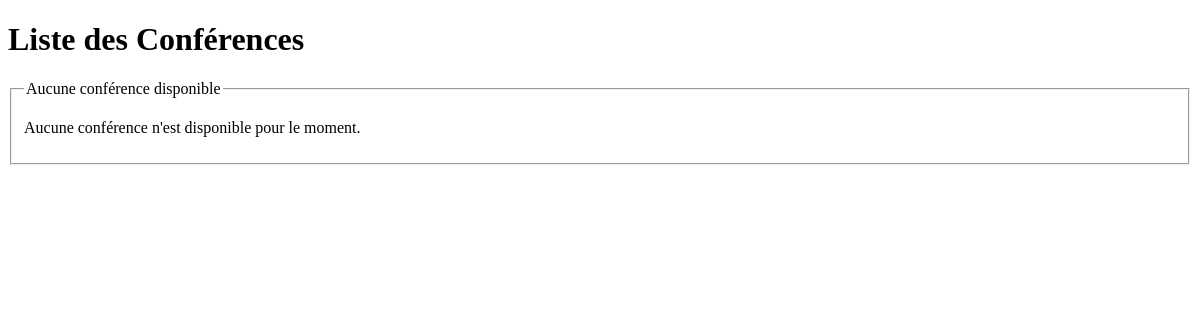
Before: /conference/list/ with the older database file.
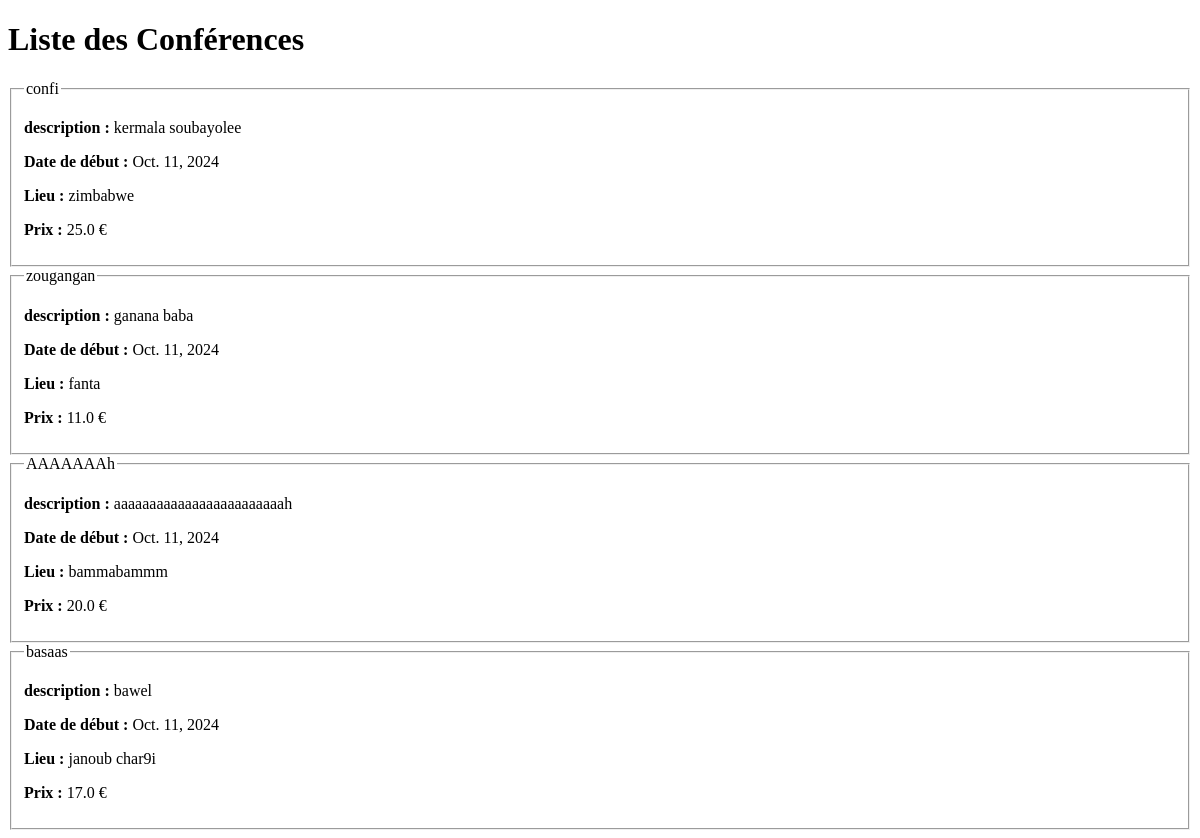
After: the same page with the newer database file.
### conference/models.py (models this page shows, shortened)
class Conference(models.Model):
     title=models.CharField(max_length=100)  #charfield obligatoire
     description=models.TextField()
     start_date=models.DateField(default=timezone.now().date())
     end_date=models.DateField()
     location=models.CharField(max_length=100)
     price=models.FloatField()
     capacity=models.IntegerField(validators=[MaxValueValidator(limit_value=100,message="capacity must be under 100")])
     program=models.FileField(upload_to='files/daloul',validators=[FileExtensionValidator(allowed_extensions=['pdf','doc','docx'],message="the type should only be what i say")])
     created_at=models.DateTimeField(auto_now_add=True)
     updated_at=models.DateTimeField(auto_now=True)
     category=models.ForeignKey(category,on_delete=models.CASCADE)
     class Meta:
          constraints=[
               models.CheckConstraint(check=models.Q(start_date__gte= timezone.now().date()),name="The start date must be greater than today's date")
          ]

### conference/views.py (the view)
# urls.py: path('list/',conferenceList,name="listconf"),
def conferenceList(req):
    liste=Conference.objects.all().order_by('-start_date')
    return render(req,'conference/conferencelist.html',{'conferencelist':liste})

### louwel/Template/conference/conferencelist.html (shortened to what this page needs)
<!DOCTYPE html>
<html lang="en">
<head>
</head>
<body>
    <h1>Liste des Conférences</h1>
    {% if conferencelist %}
        {% for conference in conferencelist %}
            <fieldset>
                <legend>{{ conference.title }}</legend>
                <p><strong>description :</strong> {{ conference.description }}</p>
                <p><strong>Date de début :</strong> {{ conference.start_date }}</p>
                <p><strong>Lieu :</strong> {{ conference.location }}</p>
                <p><strong>Prix :</strong> {{ conference.price }} €</p>
            </fieldset>
        {% endfor %}
    {% else %}
        <fieldset>
            <legend>Aucune conférence disponible</legend>
            <p>Aucune conférence n'est disponible pour le moment.</p>
        </fieldset>
    {% endif %}
</body>
</html>

Changed rows visible on the page:
added Conference: title "confi", description "kermala soubayolee", start_date "Oct. 11, 2024", location "zimbabwe", price "25.0"
added Conference: title "zougangan", description "ganana baba", start_date "Oct. 11, 2024", location "fanta", price "11.0"
added Conference: title "AAAAAAAh", description "aaaaaaaaaaaaaaaaaaaaaaaah", start_date "Oct. 11, 2024", location "bammabammm", price "20.0"
added Conference: title "basaas", description "bawel", start_date "Oct. 11, 2024", location "janoub char9i", price "17.0"
Other visible differences:
text no longer shown: "Aucune conférence disponible Aucune conférence n'est disponible pour le moment."
